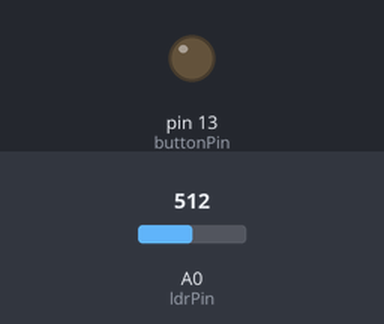
Bench run of a sketch on a simulated Arduino Uno, built with avr-gcc and run on an emulated ATmega328P. Shown: output pins drawn as LEDs (lit = HIGH). Dashed ring = blinking. Inputs (shaded band) come from the test bench; at power-on: A0 (ldrPin) = 512. What the sketch prints to the serial monitor is not drawn.

Above: at 6.8 s.
6.9 s: A0 (ldrPin) set to 207
8.4 s: A0 (ldrPin) set to 192
At 8.48 s:
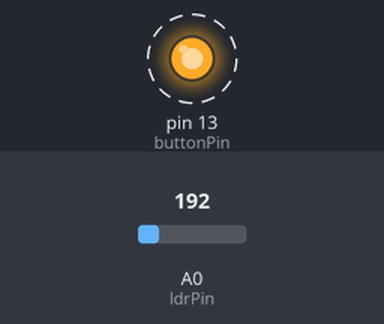
Timing chart, 0 to 11.4 s (numbered marks = the images above; inputs shaded):
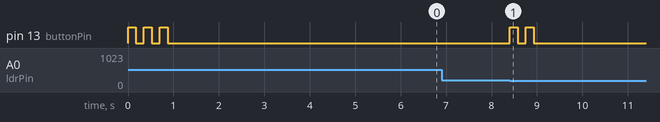

Measured:
- the behaviour switches between 201 and 200 on A0 (ldrPin) (found by bisection; images 0 and 1)
- after the input at 6.9 s, every drawn part: stays the same
- after the input at 8.4 s, pin 13 (buttonPin): alternates HIGH for 0.18 s and LOW for 0.18 s, 4 changes in all, then stays LOW, starting at once
- by itself, pin 13 (buttonPin): alternates HIGH for 0.18 s and LOW for 0.18 s, 6 changes in all, then stays LOW

The sketch:

clock-mod.ino
```cpp
const int buttonPin = 13;
const int ldrPin = A0;
String lastState = "";

void setup() {
  Serial.begin(9600);
  pinMode(buttonPin, OUTPUT);
  pinMode(ldrPin, INPUT);
}

void buttonPress(int x, int y){
  for (int i=0; i<x; i++){
    digitalWrite(buttonPin, HIGH);
    delay(y);
    digitalWrite(buttonPin, LOW);
    delay(y);
  }
  if(x == 3){
    delay(5000);
  }
}

void consoleMessage(){
  int ldrStatus = analogRead(ldrPin);
  String statusText = "";
  String formattedLdrStatus = "(" + String(ldrStatus) + ")\n";
  if(lastState == "dark"){
    statusText = ", dimming the lights ";
  }
  else{
    statusText = ", turning up the lights ";
  }
  Serial.print("It's " + lastState + statusText + formattedLdrStatus);
}

void loop() {
  int ldrStatus = analogRead(ldrPin);
  if (ldrStatus <= 200){
    if(lastState != "dark"){
      lastState = "dark";
      buttonPress(2,175);
      consoleMessage();
    }
  }
  else
  {
    if(ldrStatus >= 250){
      if (lastState != "bright"){
        lastState = "bright";
        buttonPress(3,175);
        consoleMessage();
      }
    }
  }
}
```
